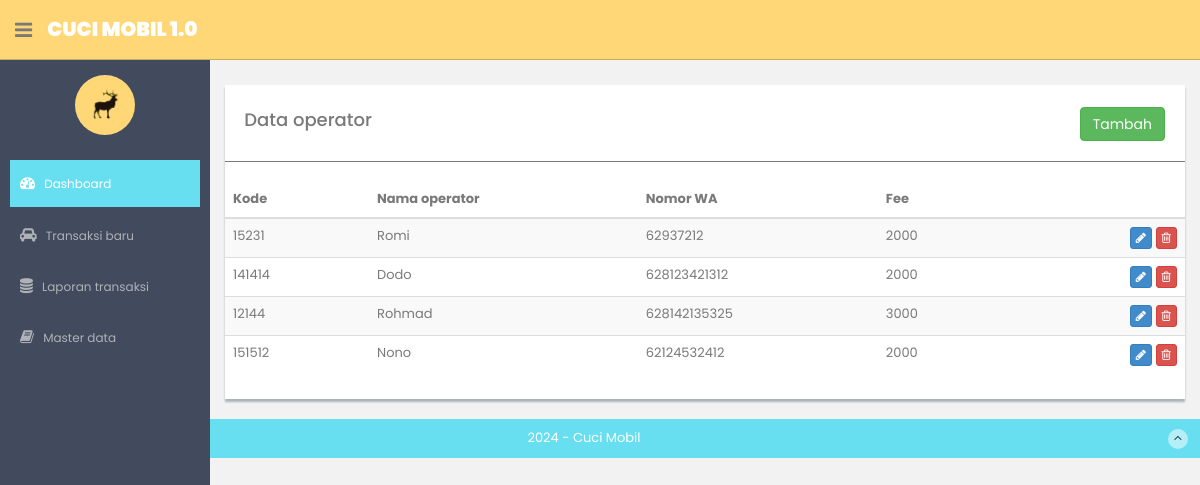
The page /operators on the database as committed earlier.
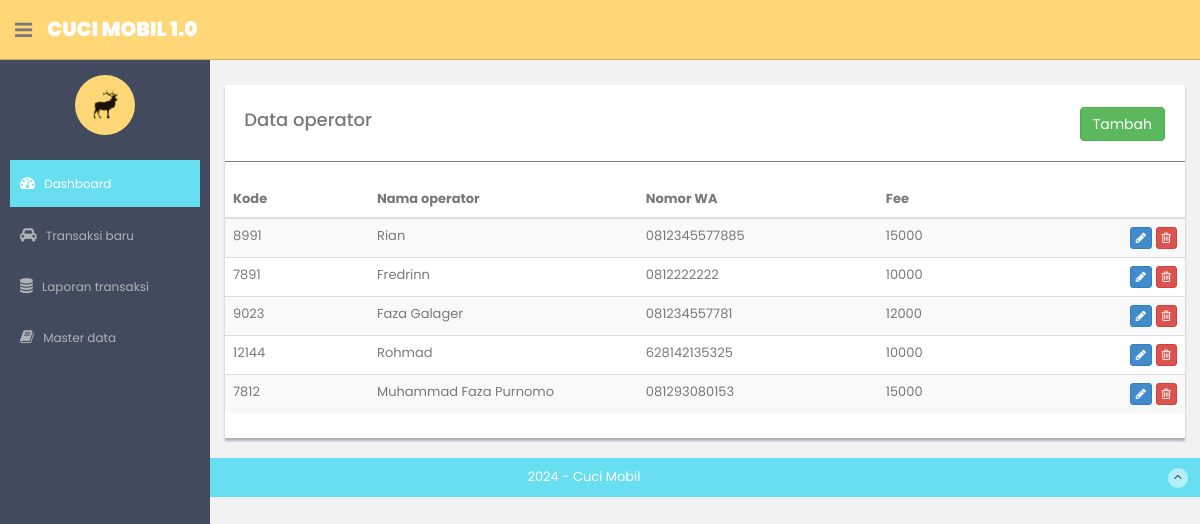
The same page on the database as committed later.
### model/Operators.py (models this page shows)
class Operators(Model):
    id = IntegerField(primary_key=True)
    code = CharField(max_length=8)
    name = CharField(max_length=120)
    phone = CharField(max_length=12)
    fee = IntegerField()
    class Meta:
        database = db

### routes_operators.py (the view)
@app.route("/operators", methods=["GET"])
def operators():
    operators = OperatorsController.list_operators()
    return render_template('references/operators/operators-list.html', operators=operators)

### controller/OperatorsController.py (called while the page is built)
    @staticmethod
    def list_operators():
        operators = Operators.select()
        datas = []
        return Operators.select()

### templates/references/operators/operators-list.html (shortened to what this page needs)
{% extends "layout.html" %}
{% block content %}
<div class="row mt">
      <div class="col-md-12">
          <div class="content-panel">
              <table class="table table-striped table-advance table-hover">
                <div >
                    <div style="float:left;"><h4>&nbsp; Data operator</h4></div>
                    <div class="pull-right" style="padding-top:7px;padding-right:20px;">
                        <button class="btn btn-success " onclick="javscript:openModal(0)">Tambah</button>
                    </div>
                </div>
                <hr/>
                  <thead>
                  <tr>
                      <th width="15%"> Kode</th>
                      <th width="28%"> Nama operator</th>
                      <th width="25%"> Nomor WA</th>
                      <th width="20%"> Fee</th>
                      <th width="12%"></th>
                  </tr>
                  </thead>
                  <tbody>
                  {% for item in operators %}
                  <tr>
                      <td>{{ item.code }} </td>
                      <td>{{ item.name }} </td>
                      <td>{{ item.phone }} </td>
                      <td>{{ item.fee }} </td>
                      <td align="right">
                          <button class="btn btn-primary btn-xs"  onclick="javscript:openModal({{ item.id }})"><i class="fa fa-pencil"></i></button>
                          <button class="btn btn-danger btn-xs" onclick="javscript:deleteRecord({{ item.id }})"><i class="fa fa-trash-o "></i></button>
                      </td>
                  </tr>
                 {% endfor %}
                  </tbody>
              </table>
          </div>
      </div>
  </div>
{% endblock %}

Rows that differ between the two databases and show on the page:
removed Operators: code "15231", name "Romi", phone "62937212", fee "2000"
removed Operators: code "141414", name "Dodo", phone "628123421312", fee "2000"
removed Operators: code "151512", name "Nono", phone "62124532412", fee "2000"
added Operators: code "8991", name "Rian", phone "0812345577885", fee "15000"
added Operators: code "7891", name "Fredrinn", phone "0812222222", fee "10000"
added Operators: code "9023", name "Faza Galager", phone "081234557781", fee "12000"
changed Operators "Rohmad": fee "3000" → "10000"
added Operators: code "7812", name "Muhammad Faza Purnomo", phone "081293080153", fee "15000"
